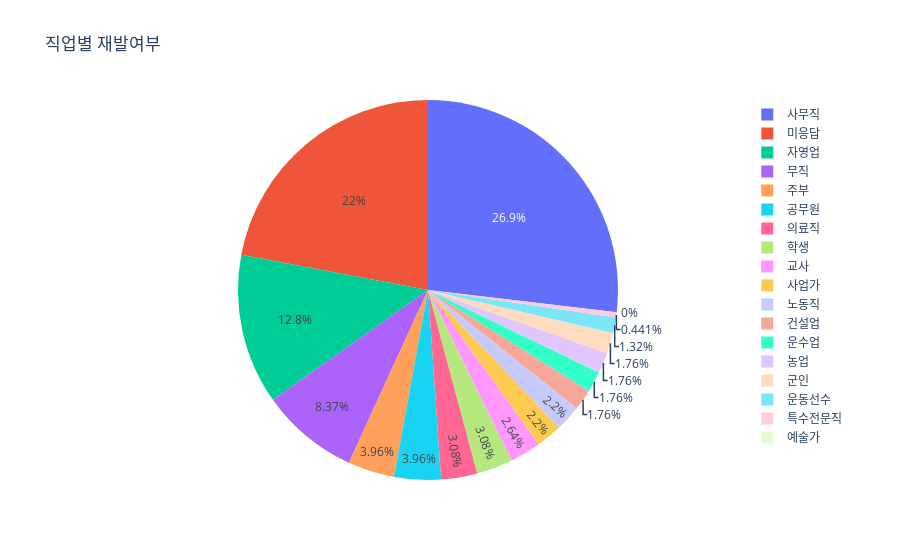

The cell this chart's notebook holds for it:
### Code cell
fig_job_re = px.pie(patient_re_job, values = '재발여부', names = '직업', title = '직업별 재발여부')
fig_job_re.show()

### Figure 1 — Plotly figure (JSON) as saved in the notebook; plotly's stock layout.template omitted (floating-point values rounded to 4 significant figures; data arrays with more than 128 entries replaced by an {"elided": "..."} marker saying what was removed)
{"data": [{"domain": {"x": [0, 1], "y": [0, 1]}, "hovertemplate": "직업=%{label}<br>재발여부=%{value}<extra></extra>", "labels": {"elided": "1894 str values"}, "legendgroup": "", "name": "", "showlegend": true, "type": "pie", "values": {"elided": "1894 int values"}}], "layout": {"autosize": true, "legend": {"tracegroupgap": 0}, "title": {"text": "직업별 재발여부"}}}
